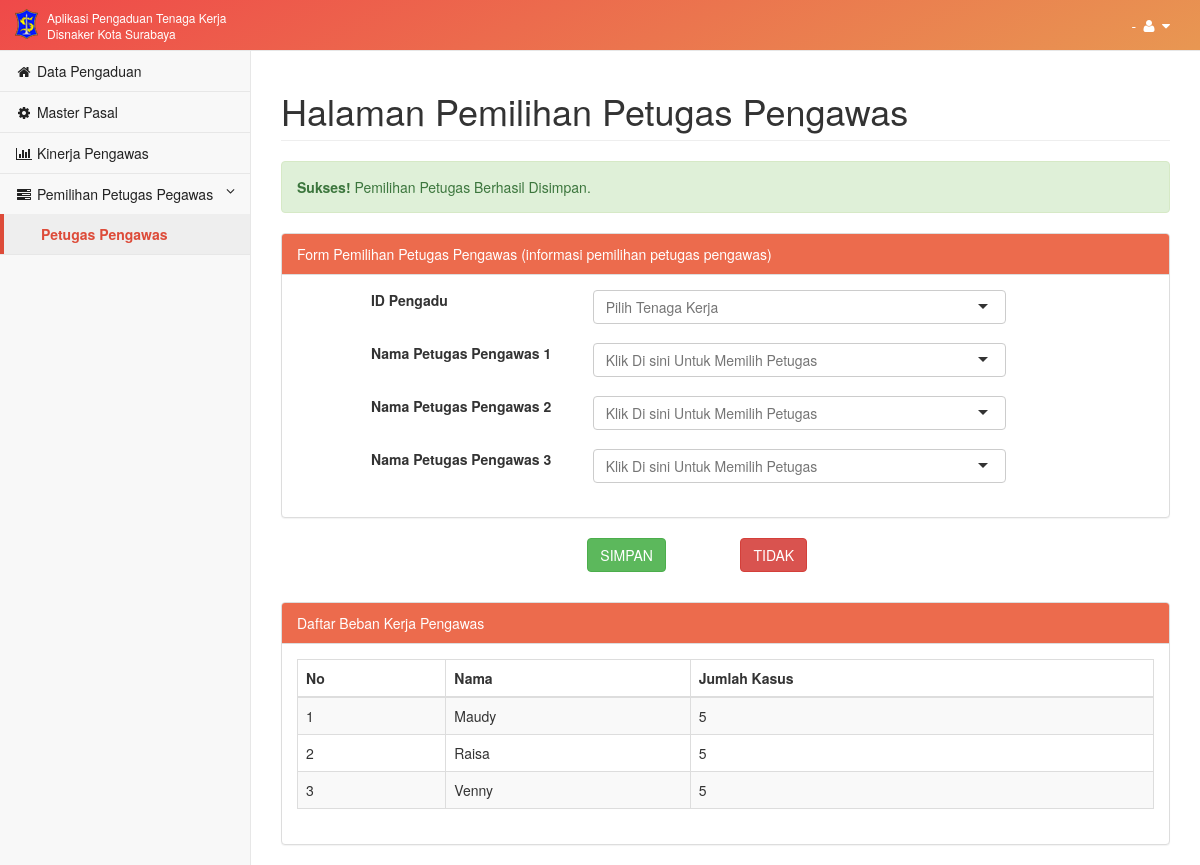
Before: /main/index/pemilihan-petugas-pengawas?success with the older database file.
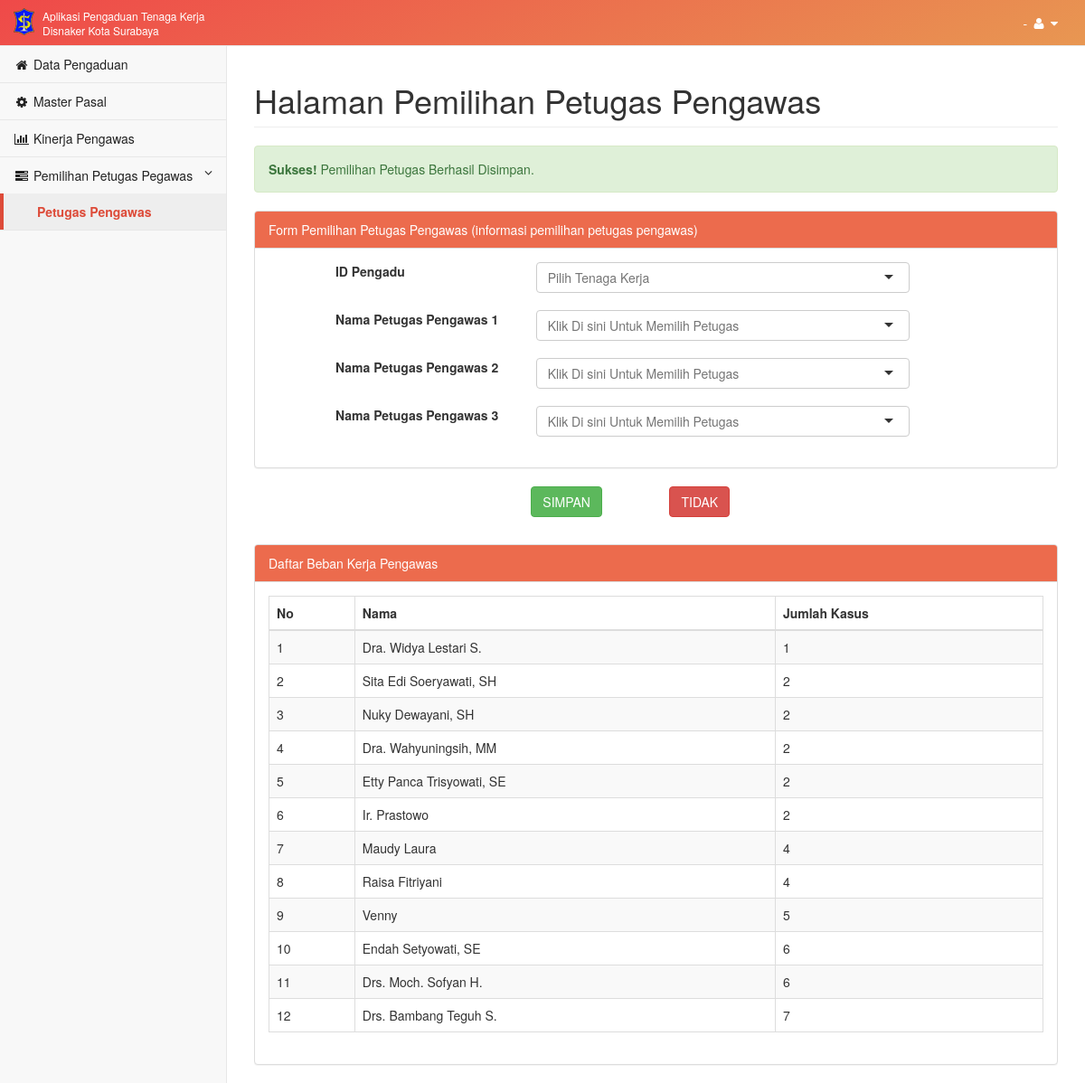
After: the same page with the newer database file.
### tables this page shows
CREATE TABLE IF NOT EXISTS `admin_pengawas` (
  `ID_ADMIN_PENGAWAS` int(11) NOT NULL AUTO_INCREMENT,
  `IDPENGGUNA` varchar(100) DEFAULT NULL,
  `ID_SPT` int(11) DEFAULT NULL,
  `ID_KARYAWAN` varchar(50) DEFAULT NULL,
  `ID_KELUHAN` int(11) DEFAULT NULL,
  PRIMARY KEY (`ID_ADMIN_PENGAWAS`),
  KEY `RELATION_201_FK` (`IDPENGGUNA`),
  KEY `RELATION_208_FK` (`ID_SPT`),
  KEY `RELATION_209_FK` (`ID_KARYAWAN`)
);

CREATE TABLE IF NOT EXISTS `karyawan` (
  `ID_KARYAWAN` varchar(50) NOT NULL,
  `ID_KABID` int(11) DEFAULT NULL,
  `NAMA_KARYAWAN` varchar(50) DEFAULT NULL,
  `ALAMAT_KARYAWAN` varchar(50) DEFAULT NULL,
  `JENIS_KELAMIN` varchar(10) DEFAULT NULL,
  `TELP_KARYAWAN` varchar(50) DEFAULT NULL,
  `PENDIDIKAN` varchar(50) DEFAULT NULL,
  `SPESIALISASI` varchar(50) DEFAULT NULL,
  `GOLONGAN` varchar(100) DEFAULT NULL,
  PRIMARY KEY (`ID_KARYAWAN`),
  KEY `RELATION_200_FK` (`ID_KABID`)
);

### application/controllers/Main.php (called while the page is built, shortened)
<?php
class Main extends CI_Controller {
	public function index($page_name = 'home')
	{
		$title= str_replace("-"," ",$page_name);
		$id_tk=$this->input->get('id');
		if($page_name=='edit-pengadu'){
			$this->load->model('m_main');
			$data=array(
			'data_perseorangan' => $this->m_main->getUserPerseoranganInfo($id_tk),
			'title' => ucwords($title),
			'page_name' => $page_name
			);
		}
		elseif($page_name=='pemilihan-petugas-pengawas'){
			$this->load->model('m_main');
			$data=array(
			'data_keluhan_tk' => $this->m_main->getDataKeluhanTK(),
			'data_karyawan' => $this->m_main->getDataEmployee(),
			'data_beban_kerja' => $this->m_main->getDataWorkload(),
			'title' => ucwords($title),
			'page_name' => $page_name
			);
		}
		$this->load->view('default/header',$data);
		$this->load->view('pages/'.$page_name,$data);
		$this->load->view('default/footer',$data);
	}
}

### index.php (called while the page is built, shortened)
<?php
require_once BASEPATH.'core/CodeIgniter.php';

### application/models/M_main.php (called while the page is built, shortened)
<?php
class M_main extends CI_Model{
	function getDataEmployee(){
		$this -> db -> select('k.ID_KARYAWAN, K.NAMA_KARYAWAN, k.TELP_KARYAWAN, p.IDPENGGUNA');
		$this -> db -> from('karyawan k');
		$this -> db -> join('kepala_bidang kb','kb.ID_KABID=k.ID_KABID');
		$this -> db -> join('pengguna p','p.IDPENGGUNA=kb.IDPENGGUNA');
		$this -> db -> order_by("k.NAMA_KARYAWAN ASC");
		$q = $this -> db -> get();
		return $q->result();
	}
	function getDataKeluhanTK(){
		$this -> db -> select('jk.*, tk.*, kt.*,ks.*');
		$this -> db -> from('tenaga_kerja tk');
		$this -> db -> join('jenis_keluhan jk','jk.ID_TK=tk.ID_TK');
		$this -> db -> join('keluhan_tk kt','kt.ID_KELUHAN_TK=jk.ID_KELUHAN_TK','left outer');
		$this -> db -> join('keluhan_serikat ks','ks.ID_KELUHAN_SERIKAT=jk.ID_KELUHAN_SERIKAT','left outer');
		$this -> db -> order_by("jk.ID_JENIS_KELUHAN DESC");
		$this -> db -> where('jk.STATUS_PENYELESAIAN', 10);
		$q = $this -> db -> get();
		return $q->result();
	}
	function getDataWorkload(){
		$this->db->select("count(*) as jumlah, ap.*,jk.*,k.*");
		$this->db->from("admin_pengawas ap");
		$this->db->join("jenis_keluhan jk","ap.id_keluhan = jk.id_jenis_keluhan");
		$this->db->join("kepala_bidang kb","ap.idpengguna = kb.idpengguna");
		$this->db->join("karyawan k","kb.id_kabid = k.id_kabid");
		$this->db->where("jk.status_penyelesaian < 100");
		$this->db->group_by("ap.idpengguna");
		$this->db->order_by("jumlah ASC");
		$q = $this->db->get();
		return $q->result();
	}
}

### application/views/pages/pemilihan-petugas-pengawas.php (the view, shortened to what the changed rows need)
<link href="<?php echo base_url('assets/css/selectize.bootstrap3.css') ?>" rel="stylesheet">
<div id="wrapper">
        <div id="page-wrapper">
            <div class="row">
                <div class="col-lg-12">
                    <h1 class="page-header">Halaman Pemilihan Petugas Pengawas</h1>
                </div>
            </div>
            <div class="row">
                <div class="col-lg-12">
                    <div class="panel panel-default">
                        <div class="panel-body">
                            <table width="100%" class="table table-striped table-bordered table-hover" id="dataTables-example">
                                <thead>
                                    <tr>
                                        <th >No</th>
                                        <th >Nama</th>
                                        <th >Jumlah Kasus</th>
                                    </tr>
                                </thead>
                                <tbody>
                                    <?php $count=1; foreach ($data_beban_kerja as $key) { ?>
                                        <tr>
                                            <td><?php echo $count++; ?></td>
                                            <td><?php echo $key->NAMA_KARYAWAN; ?></td>
                                            <td><?php echo $key->jumlah; ?></td>
                                        </tr>
                                    <?php } ?>
                                </tbody>
                            </table>
                        </div>
                    </div>
                </div>
            </div>
        </div>
    </div>

Changed rows visible on the page:
no longer on this page (row edited): admin_pengawas: ID_KARYAWAN.NAMA_KARYAWAN "Maudy", jumlah "5"
added admin_pengawas: ID_KARYAWAN.NAMA_KARYAWAN "Dra. Widya Lestari S.", jumlah "1"
added admin_pengawas: ID_KARYAWAN.NAMA_KARYAWAN "Sita Edi Soeryawati, SH", jumlah "2"
added admin_pengawas: ID_KARYAWAN.NAMA_KARYAWAN "Nuky Dewayani, SH", jumlah "2"
now on this page (row edited): admin_pengawas: ID_KARYAWAN.NAMA_KARYAWAN "Dra. Wahyuningsih, MM", jumlah "2"
added admin_pengawas: ID_KARYAWAN.NAMA_KARYAWAN "Etty Panca Trisyowati, SE", jumlah "2"
added admin_pengawas: ID_KARYAWAN.NAMA_KARYAWAN "Ir. Prastowo", jumlah "2"
changed admin_pengawas: ID_KARYAWAN.NAMA_KARYAWAN "Raisa" → "Maudy Laura"; jumlah "5" → "4"
now on this page (row edited): admin_pengawas: ID_KARYAWAN.NAMA_KARYAWAN "Raisa Fitriyani", jumlah "4"
added admin_pengawas: ID_KARYAWAN.NAMA_KARYAWAN "Endah Setyowati, SE", jumlah "6"
now on this page (row edited): admin_pengawas: ID_KARYAWAN.NAMA_KARYAWAN "Drs. Moch. Sofyan H.", jumlah "6"
added admin_pengawas: ID_KARYAWAN.NAMA_KARYAWAN "Drs. Bambang Teguh S.", jumlah "7"
